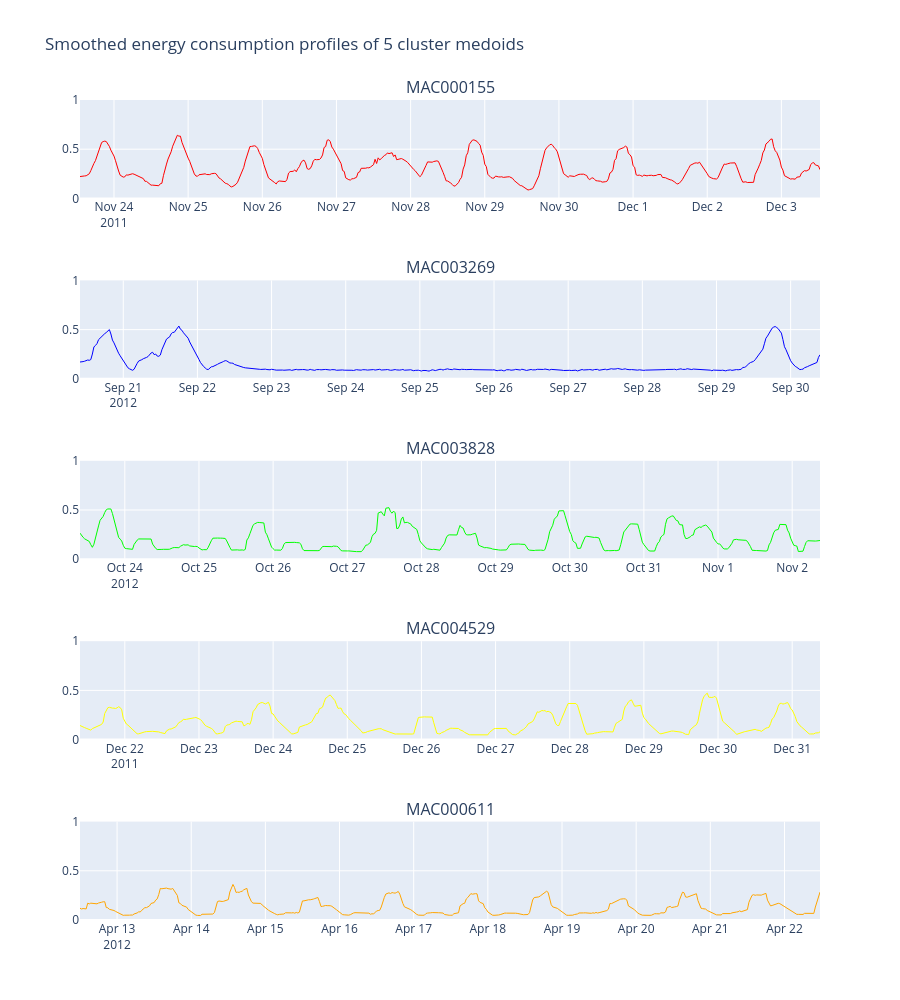

Write notebook code for a chart like this one.
### Code cell
fig = make_subplots(rows=5, cols=1, subplot_titles=[f'{household}' for household in medoid_households])

counter = 1
for household in medoid_households:
    if counter > 5:
        break
    row = counter
    col = 1
    df_household = smoothed_energy_df[smoothed_energy_df['LCLid'] == household][:480]
    color = colors[counter - 1]
    fig.add_trace(go.Scatter(x=df_household['tstp'], y=df_household['energy(kWh/hh)_smoothed'], mode='lines', name=household, line=dict(color=color), line_width=1), row=row, col=col)
    counter += 1

fig.update_layout(height=1000, width=900, title_text="Smoothed energy consumption profiles of 5 cluster medoids")
fig.update_layout(showlegend=False)
fig.update_yaxes(range=[0, 1])
fig.show()




# cluster = 1
# num_households = 5

# households_same_cluster = energy_stats[energy_stats['kmedoid_clusters'] == cluster]['LCLid']
# households_same_cluster = np.random.choice(households_same_cluster, num_households).tolist()

# fig = make_subplots(rows=5, cols=1, subplot_titles=[f'{household}' for household in households_same_cluster])

# for household in households_same_cluster:
#     index = households_same_cluster.index(household)
#     row = index + 1
#     col = 1
#     df_household = smoothed_energy_df[smoothed_energy_df['LCLid'] == household][:480]
#     fig.add_trace(go.Scatter(x=df_household['tstp'], y=df_household['energy(kWh/hh)_smoothed'], mode='lines', name=household, line_width = 1), row=row, col=col)

# fig.update_layout(height=1000, width=900, title_text=f"Smoothed energy consumption profiles of 5 households in Cluster {cluster}")
# fig.update_layout(showlegend=False)
# fig.update_yaxes(range=[0, 1])
# fig.show()

### Figure 1 — Plotly figure (JSON) as saved in the notebook; plotly's stock layout.template omitted (floating-point values rounded to 4 significant figures; data arrays with more than 128 entries replaced by an {"elided": "..."} marker saying what was removed)
{"data": [{"line": {"color": "rgb(255, 0, 0)", "width": 1}, "mode": "lines", "name": "MAC000155", "type": "scatter", "x": {"elided": "480 str values"}, "xaxis": "x", "y": {"elided": "480 float values"}, "yaxis": "y"}, {"line": {"color": "rgb(0, 0, 255)", "width": 1}, "mode": "lines", "name": "MAC003269", "type": "scatter", "x": {"elided": "480 str values"}, "xaxis": "x2", "y": {"elided": "480 float values"}, "yaxis": "y2"}, {"line": {"color": "rgb(0, 255, 0)", "width": 1}, "mode": "lines", "name": "MAC003828", "type": "scatter", "x": {"elided": "480 str values"}, "xaxis": "x3", "y": {"elided": "480 float values"}, "yaxis": "y3"}, {"line": {"color": "rgb(255, 255, 0)", "width": 1}, "mode": "lines", "name": "MAC004529", "type": "scatter", "x": {"elided": "480 str values"}, "xaxis": "x4", "y": {"elided": "480 float values"}, "yaxis": "y4"}, {"line": {"color": "rgb(255, 165, 0)", "width": 1}, "mode": "lines", "name": "MAC000611", "type": "scatter", "x": {"elided": "480 str values"}, "xaxis": "x5", "y": {"elided": "480 float values"}, "yaxis": "y5"}], "layout": {"annotations": [{"font": {"size": 16}, "showarrow": false, "text": "MAC000155", "x": 0.5, "xanchor": "center", "xref": "paper", "y": 1, "yanchor": "bottom", "yref": "paper"}, {"font": {"size": 16}, "showarrow": false, "text": "MAC003269", "x": 0.5, "xanchor": "center", "xref": "paper", "y": 0.78, "yanchor": "bottom", "yref": "paper"}, {"font": {"size": 16}, "showarrow": false, "text": "MAC003828", "x": 0.5, "xanchor": "center", "xref": "paper", "y": 0.56, "yanchor": "bottom", "yref": "paper"}, {"font": {"size": 16}, "showarrow": false, "text": "MAC004529", "x": 0.5, "xanchor": "center", "xref": "paper", "y": 0.34, "yanchor": "bottom", "yref": "paper"}, {"font": {"size": 16}, "showarrow": false, "text": "MAC000611", "x": 0.5, "xanchor": "center", "xref": "paper", "y": 0.12, "yanchor": "bottom", "yref": "paper"}], "height": 1000, "showlegend": false, "title": {"text": "Smoothed energy consumption profiles of 5 cluster medoids"}, "width": 900, "xaxis": {"anchor": "y", "domain": [0, 1]}, "xaxis2": {"anchor": "y2", "domain": [0, 1]}, "xaxis3": {"anchor": "y3", "domain": [0, 1]}, "xaxis4": {"anchor": "y4", "domain": [0, 1]}, "xaxis5": {"anchor": "y5", "domain": [0, 1]}, "yaxis": {"anchor": "x", "domain": [0.88, 1], "range": [0, 1]}, "yaxis2": {"anchor": "x2", "domain": [0.66, 0.78], "range": [0, 1]}, "yaxis3": {"anchor": "x3", "domain": [0.44, 0.56], "range": [0, 1]}, "yaxis4": {"anchor": "x4", "domain": [0.22, 0.34], "range": [0, 1]}, "yaxis5": {"anchor": "x5", "domain": [0, 0.12], "range": [0, 1]}}}
